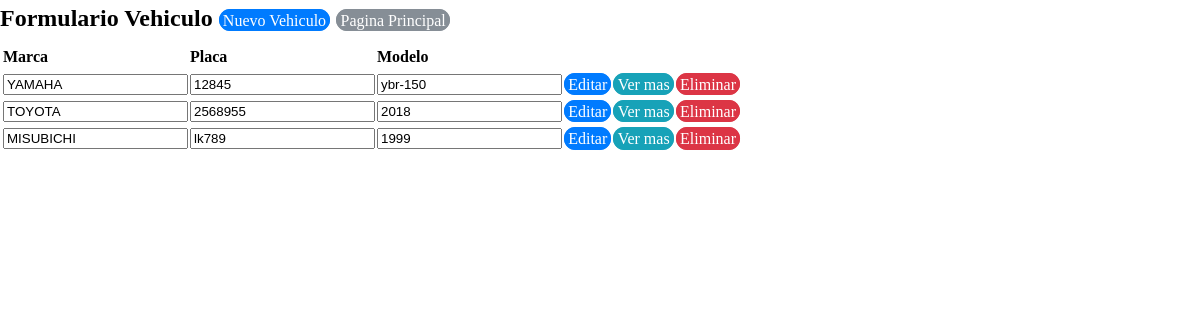
/view/registrovehiculo/RegistroVehiculo.php, run on an earlier commit of the app's database.
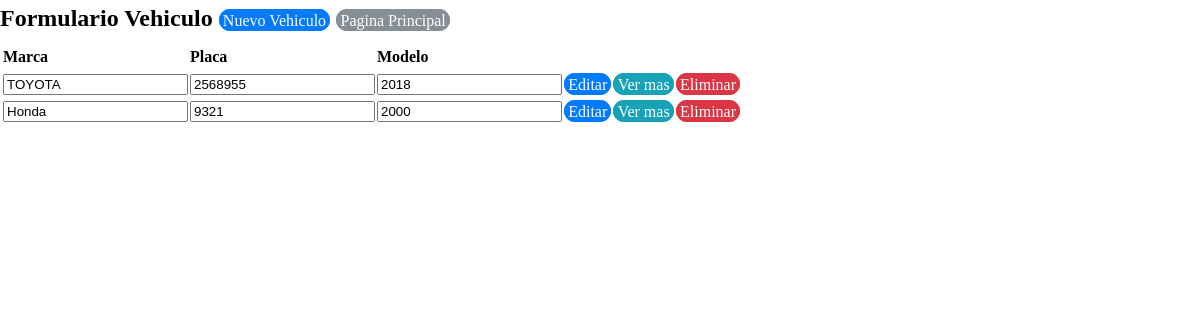
And on a later commit of the database.
### tables this page shows
CREATE TABLE `tbvehiculos` (
  `vehiculoid` int(11) NOT NULL,
  `vehiculomarca` varchar(50) NOT NULL,
  `vehiculoplaca` varchar(50) NOT NULL,
  `vehiculomodelo` varchar(50) NOT NULL,
  `vehiculoestado` varchar(50) NOT NULL
);

### business/vehiculobusiness/vehiculoBusiness.php (called while the page is built, shortened)
<?php
class vehiculoBusiness {
    private $DataVehiculo;
    public function vehiculoBusiness() {
        require_once '../../data/datavehiculo/DataVehiculo.php';
        $this->DataVehiculo = new DataVehiculo();
    }
    public function mostrarVehiculo() {
        return $this->DataVehiculo->mostrarVehiculo();
    }
}
?>

### data/datavehiculo/DataVehiculo.php (called while the page is built, shortened)
<?php
class DataVehiculo {
    private $conexion;
    function DataVehiculo() {
        include_once '../../data/dbconexion/Conexion.php';
        $this->conexion = new Conexion();
    }
    function mostrarVehiculo() {
        if ($this->conexion->crearConexion()->set_charset('utf8')) {
            $array = array();
            $mostrarproductos = $this->conexion->crearConexion()->query("SELECT `vehiculoid`, `vehiculomodelo`, `vehiculoplaca`, `vehiculomarca` FROM `tbvehiculos` WHERE vehiculoestado=1;");
            $this->conexion->cerrarConexion();
            while ($resultado = $mostrarproductos->fetch_assoc()) {
                array_push($array, $resultado);
            }
            return $array;
        }
    }
}
?>

### data/dbconexion/Conexion.php (called while the page is built, shortened)
<?php
class Conexion {
    private $server;
    private $user;
    private $password;
    private $dbname;
    function Conexion(){
        $this->server = "localhost";
        $this->user = "root";
        $this->password = "";
        $this->dbname = "bdexpressdjb";
    }
    function crearConexion(){
        $this->conexion  = mysqli_connect($this->server,$this->user,$this->password,$this->dbname);
        return $this->conexion;
    }
}

### view/registrovehiculo/RegistroVehiculo.php (the view, shortened to what this page needs)
<!DOCTYPE html>
<head>
    <link rel="stylesheet" href="../../css/estilo.css">
    <?php
    include '../../business/vehiculobusiness/vehiculoBusiness.php';
    ?>
</head>
<body>
    <?php
    $vehiculoBusiness = new vehiculoBusiness();
    $allBusiness = $vehiculoBusiness->mostrarVehiculo();
    ?>
    <h2>
        Formulario Vehiculo
        <a href="?action=registrar" class="btn btn-primary" >Nuevo Vehiculo</a>
        <a href="../ventanaprincipalview/VentanaPrincipalView.php" class="btn btn-secondary">Pagina Principal</a>
    </h2>
    <form  action="RegistroVehiculo.php" method="Post" >
        <table>
            <thead>
                <tr>
                    <th></th>
                    <th>Marca</th>
                    <th>Placa</th>
                    <th>Modelo</th>
                </tr>
            </thead>
            <?php foreach ($allBusiness as $current): ?>
                <tr>
                    <td><input type="hidden" name="vehiculoid"  class="vehiculoid" value="<?php echo $current['vehiculoid']; ?>" readonly  /> </td>
                    <td><input type="text" name="vehiculomarca"  class="vehiculomarca" value="<?php echo $current['vehiculomarca']; ?>" readonly /> </td>
                    <td><input type="text" name="vehiculoplaca"  class="vehiculoplaca" value="<?php echo $current['vehiculoplaca']; ?>" readonly /> </td>
                    <td><input type="text" name="vehiculomodelo"  class="vehiculomodelo" value="<?php echo $current['vehiculomodelo']; ?>" readonly /> </td>
                    <td><a href="?action=editar&id=<?php echo $current['vehiculoid']; ?> " class="btn btn-primary">Editar</a></td>
                    <td><a href="?action=ver&id=<?php echo $current['vehiculoid']; ?> " class="btn btn-info">Ver mas</a></td>
                    <td><a href="?action=eliminar&id=<?php echo $current['vehiculoid']; ?> " class="btn btn-danger">Eliminar</a></td>
                </tr>
            <?php endforeach ?>
        </table>
    </form>
</body>
</html>

### css/estilo.css (style rules this page uses)
body { margin: 0; font-family: verdana; font-size: 1rem; font-weight: normal; line-height: 1.5; color: black; background-color: window; }
h1, h2, h3, h4, h5, h6 { margin-top: 0; margin-bottom: .5rem; }
a { color: blue; text-decoration: none; background-color: transparent; -webkit-text-decoration-skip: objects; }
table { border-collapse: collapse; }
th { text-align: left; }
.btn { font-weight: normal; text-align: center; white-space: nowrap; vertical-align: middle; border: 1px solid transparent; padding: 0.1rem 0.2rem; font-size: 1rem; line-height: 1.5; border-radius: 0.70rem; transition: all 0.15s ease-in-out; }
.btn-primary { color: #fff; background-color: #007bff; border-color: #007bff; }
.btn-secondary { color: #fff; background-color: #868e96; border-color: #868e96; }
.btn-info { color: #fff; background-color: #17a2b8; border-color: #17a2b8; }
.btn-danger { color: #fff; background-color: #dc3545; border-color: #dc3545; }

What changed in the data, as far as the page shows it:
no longer on this page (row edited): tbvehiculos: vehiculomarca "YAMAHA", vehiculoplaca "12845", vehiculomodelo "ybr-150"
removed tbvehiculos: vehiculomarca "MISUBICHI", vehiculoplaca "lk789", vehiculomodelo "1999"
now on this page (row edited): tbvehiculos: vehiculomarca "Honda", vehiculoplaca "9321", vehiculomodelo "2000"
